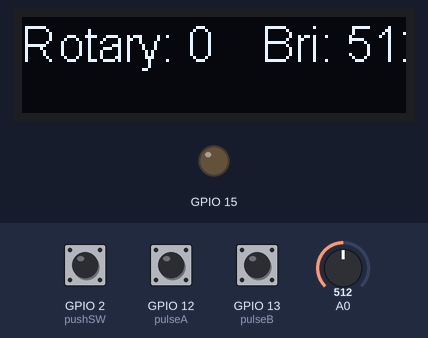
Bench run of a program on a simulated ESP8266 (NodeMCU). On the bench: 128×32 one-colour display, output pins drawn as LEDs (lit = HIGH). The test bench sets the inputs (shaded band); at power-on: A0 = 512, GPIO 13 (pulseB) HIGH, GPIO 12 (pulseA) HIGH, GPIO 2 (pushSW) HIGH. What the program prints to the serial monitor is not drawn.

Above: at 1.3 s.
1.4 s: A0 set to 716
At 2.7 s:
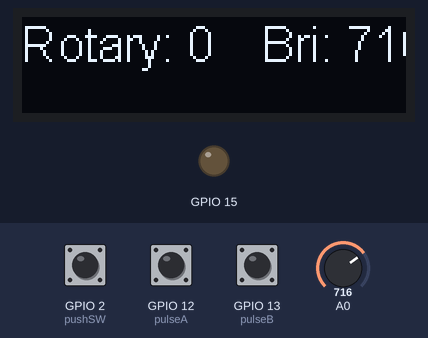
3.0 s: GPIO 13 (pulseB) pulled LOW for 0.65 s
At 4.9 s:
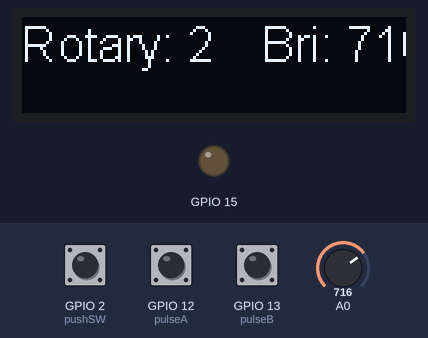
5.6 s: A0 set to 3
At 6.4 s:
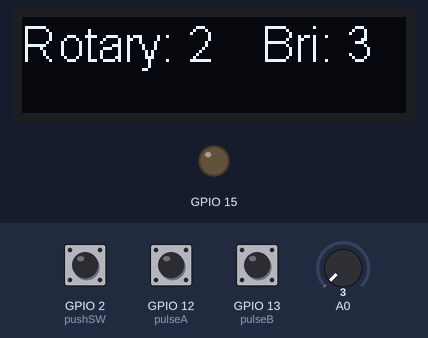
7.1 s: A0 set to 0
At 7.9 s:
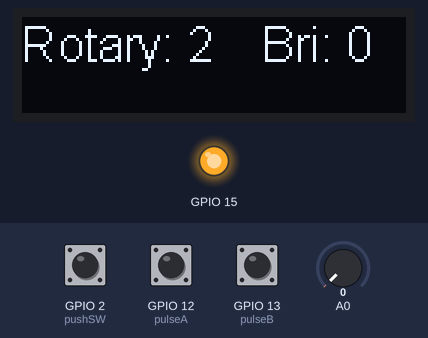
8.7 s: GPIO 12 (pulseA) pulled LOW for 0.65 s
At 9.4 s:
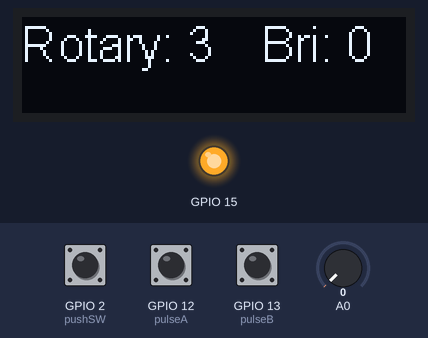
11.2 s: GPIO 13 (pulseB) pulled LOW for 1 s
At 12.1 s:
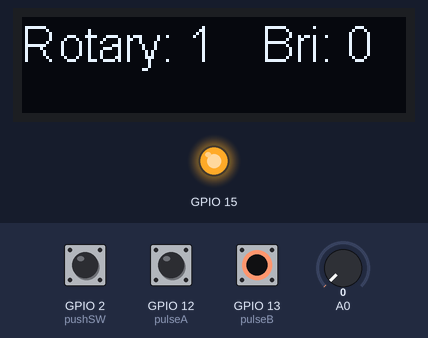
Timing chart, 0 to 14.2 s (numbered marks = the images above; inputs shaded):
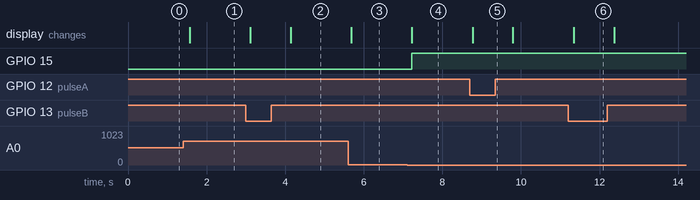

Measured:
- the behaviour switches between 2 and 1 on A0 (found by bisection; images 3 and 4)
- after the input at 1.4 s, the display: changes after 0.17 s (image 1)
- after the input at 3.0 s, the display: first changes after 0.11 s (image 2 shows a later state)
- after the input at 5.6 s, the display: changes after 0.08 s (image 3)
- after the input at 7.1 s, GPIO 15: LOW → HIGH after 0.12 s; the display: changes after 0.13 s (image 4)
- after the input at 8.7 s, the display: changes after 0.07 s (image 5)
- after the input at 11.2 s, the display: changes after 0.14 s (image 6)

The program:

main.cpp
```cpp
#include <Arduino.h>
#include <SSD1306.h>
#include <SPI.h>

SSD1306 display(0x3c, 4, 5 , GEOMETRY_128_32);

int x0 = 0;
int alpha = 0.9;
char buf[10];
char buf_rotary[10];

const int           pulseA = 12;
const int           pulseB = 13;
const int           pushSW = 2;
volatile int        lastEncoded = 0;
volatile long       encoderValue = 0;

IRAM_ATTR void handleRotary()
{
  // Never put any long instruction
  int MSB = digitalRead(pulseA); //MSB = most significant bit
  int LSB = digitalRead(pulseB); //LSB = least significant bit

  int encoded = (MSB << 1) |LSB; //converting the 2 pin value to single number
  int sum  = (lastEncoded << 2) | encoded; //adding it to the previous encoded value

  if(sum == 0b1101 || sum == 0b0100 || sum == 0b0010 || sum == 0b1011) encoderValue ++;
  if(sum == 0b1110 || sum == 0b0111 || sum == 0b0001 || sum == 0b1000) encoderValue --;
  lastEncoded = encoded; //store this value for next time

  if (encoderValue > 255)
  {
    encoderValue = 255;
  }
  else if (encoderValue < 0 )
  {
    encoderValue = 0;
  }
}

IRAM_ATTR void buttonClicked()
{
  Serial.println("pushed");
}

void setup()
{
  display.init();
  display.setFont(ArialMT_Plain_16);
  display.display();
  Serial.begin(115200);
  pinMode(pushSW, INPUT_PULLUP);
  pinMode(pulseA, INPUT_PULLUP);
  pinMode(pulseB, INPUT_PULLUP);
  attachInterrupt(pushSW, buttonClicked, FALLING);
  attachInterrupt(pulseA, handleRotary, CHANGE);
  attachInterrupt(pulseB, handleRotary, CHANGE);
  pinMode(15, OUTPUT);
}

void loop()
{
  display.init();
  display.flipScreenVertically();
  int x1 = analogRead(A0);
  x0 = x0 * alpha + (1 - alpha) * x1;
  display.drawString(80,0,"Bri: " + String(x0));

  if(x0 < encoderValue)
  {
    digitalWrite(15, HIGH);
    display.drawString(10,50,"Relay ON ");
  }
  else
  {
    digitalWrite(15, LOW);
    display.drawString(10,50,"Realy OFF");
  }

  display.drawString(0,0,"Rotary: " + String(encoderValue));
  display.display();
  delay(500);
  Serial.println(encoderValue);
}
```
